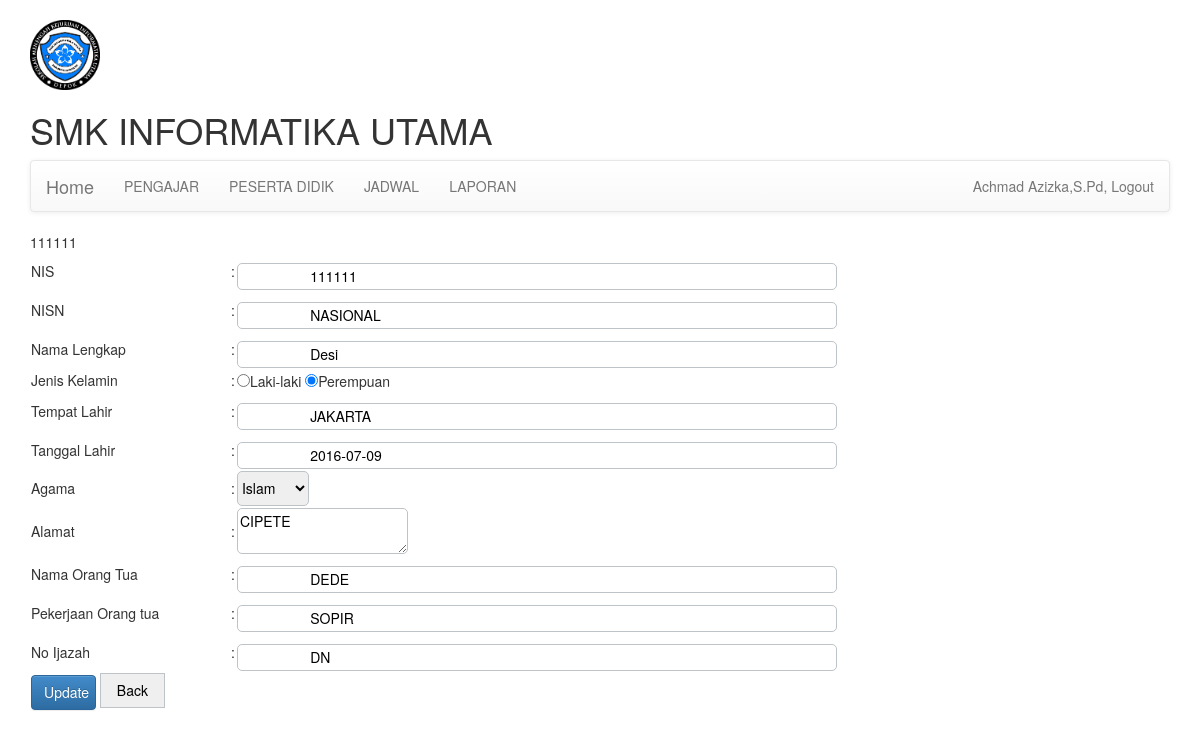
The page /layout.php?edit-siswa=111111 (signed in) on the database its author committed.
### tables this page shows
CREATE TABLE `tb_siswa` (
  `nis` varchar(10) NOT NULL DEFAULT '',
  `nisn` varchar(14) NOT NULL,
  `nama_lengkap` varchar(50) NOT NULL,
  `gender` varchar(9) NOT NULL,
  `tempat_lahir` varchar(30) NOT NULL,
  `tanggal_lahir` date NOT NULL,
  `agama` varchar(20) NOT NULL DEFAULT 'Islam',
  `alamat` text,
  `nama_ortu` varchar(50) NOT NULL,
  `peker_ortu` varchar(20) DEFAULT NULL,
  `no_ijazah` varchar(50) NOT NULL,
  PRIMARY KEY (`nis`)
);

### core/edit.php (called while the page is built, shortened)
<?php
if(isset($_GET['edit-siswa'])){
	$id=htmlentities($_GET['edit-siswa']);
	$stmt=$conn->query("SELECT * FROM tb_siswa WHERE nis=$id");
    $row=$stmt->fetch_array();
        if($row['gender']=="Perempuan"){
            $cek1="";
            $cek2="checked";
        }
        else{
            $cek1="checked";
            $cek2="";
        }
}
else if(isset($_GET['edit-kelas'])){
}

### forms/editsiswa.php (the view, shortened to what this page needs)
<form  method="POST">
<table>
	<tr>
		<td width="200">NIS</td>
		<td>:</td>
		<td width="400"><input readonly type="text" name="nis" value="
		<?php echo ltrim($row['nis']) ?>"></td>
	</tr>
	<tr>
		<td>NISN</td>
		<td>:</td>
		<td><input type="text" required name="nisn" value="
		<?php echo $row['nisn'] ?>"></td>
	</tr>
	<tr>
		<td>Nama Lengkap</td>
		<td>:</td>
		<td><input type="text" required  name="nama" value="
		<?php echo $row['nama_lengkap'] ?>"></td>
	</tr>
	<tr>
		<td>Jenis Kelamin</td>
		<td>:</td>
		<td><input type="radio" required  name="gender" <?php echo $cek1 ?>>Laki-laki
		<input type="radio" name="gender" <?php echo $cek2 ?>>Perempuan
		</td>
	</tr>
	<tr>
		<td>Tempat Lahir</td>
		<td>:</td>
		<td><input type="text" required  name="tempat" value="
		<?php echo $row['tempat_lahir']?>"></td>
	</tr>
	<tr>
		<td>Tanggal Lahir</td>
		<td>:</td>
		<td><input type="text" required  name="tanggal" value="
		<?php echo $row['tanggal_lahir']?>" ></td>
	</tr>
	<tr>
		<td>Agama</td>
		<td>:</td>
		<td><select name="agama" required >
			<option><?php echo $row['agama']; ?></option>
			</select>
		</td>
	</tr>
	<tr>
		<td>Alamat</td>
		<td>:</td>
		<td><textarea name="alamat" required ><?php echo $row['alamat']?>
		</textarea></td>
	</tr>
	<tr>
		<td>Nama Orang Tua</td>
		<td>:</td>
		<td><input type="text" required  name="ortu" value="
		<?php echo $row['nama_ortu']?>" ></td>
	</tr>
	<tr>
		<td>Pekerjaan Orang tua</td>
		<td>:</td>
		<td><input type="text" required  name="pekerjaan" value="
		<?php echo $row['peker_ortu']?>"" ></td>
	</tr>
	<tr>
		<td>No Ijazah</td>
		<td>:</td>
		<td><input type="text" required  name="ijazah" value="
		<?php echo $row['no_ijazah']?>"" ></td>
	</tr>
	<tr>
		<td>
		<button name="update-siswa" class="btn btn-primary" type="submit" >Update</button>
		<button type="reset" name="back" title="kembali"  onclick="history.go(-1)">Back</button>
		</td>
	</tr>
</table>
</form>

### assets/css/inputan.css (style rules this page uses)
select { height: 35px; border-radius: 5px; border: 1px solid #BDC3C7; margin-top: 10px; }
input[type=text] { align-content: 100px; height: 27px; width: 600px; border-radius: 5px; border: 1px solid #BDC3C7; margin-top: 10px; padding-left:10px; }
button { border: 1px solid #BDC3C7; width: 65px; height: 35px; margin-bottom: 50px; }
textarea { border-radius: 5px; border: 1px solid #BDC3C7; cols:9; }

### rows shown on the page
tb_siswa: nis "111111", nisn "NASIONAL", nama "Desi", tempat "JAKARTA", tanggal "2016-07-09", agama "Islam", alamat "CIPETE", ortu "DEDE", pekerjaan "SOPIR", ijazah "DN"

### other values the page prints
$_SESSION['nama'] "Achmad Azizka,S.Pd"
$_GET['edit-siswa'] "111111"
